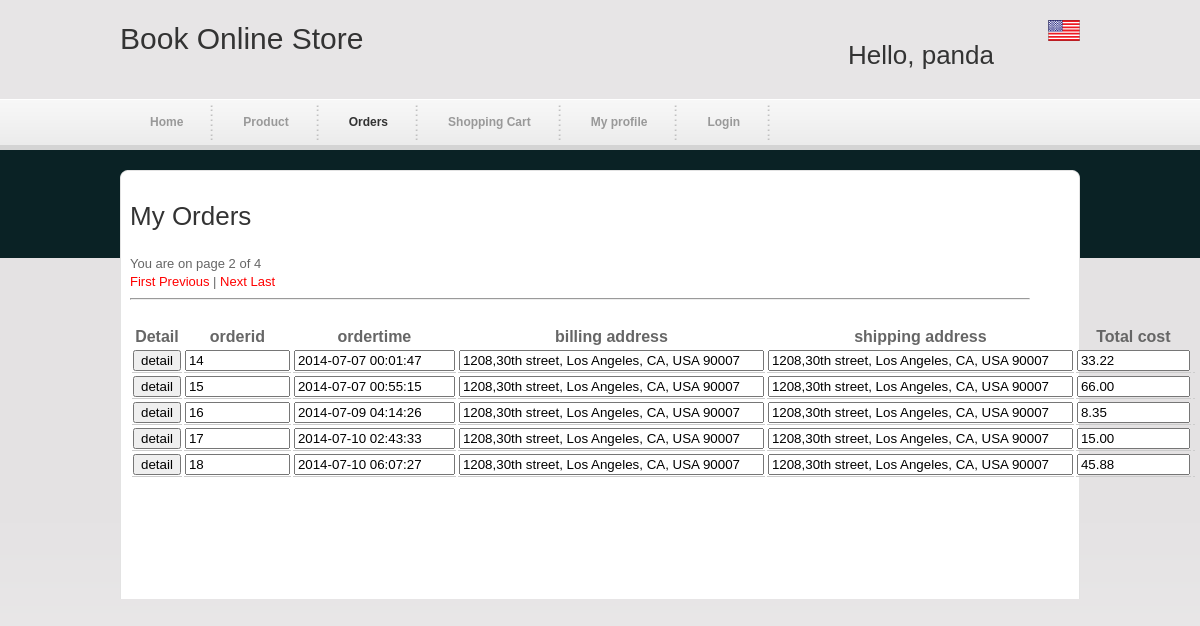
Page /orders.php?page=2 (signed in) on the committed database.
### tables this page shows
CREATE TABLE `orders` (
  `orderid` int(11) NOT NULL AUTO_INCREMENT,
  `customerid` varchar(45) NOT NULL,
  `nowtime` datetime DEFAULT NULL,
  `billingaddress` varchar(45) DEFAULT NULL,
  `shippingaddress` varchar(45) DEFAULT NULL,
  `total` decimal(10,2) DEFAULT NULL,
  PRIMARY KEY (`orderid`)
);

### orders.php (the view, shortened to what this page needs)
<html >
<head>
<link href="css/alldiv.css" rel="stylesheet" type="text/css" />
<link rel="stylesheet" type="text/css" href="css/ddsmoothmenu.css" />
</head>
<body id="subpage">
<div id="div1">
	<div id="div2">
    	<div id="site_title">
        <h1>Book Online Store</h1>
      </div>
        <div id="header_right">
            <ul id="language">
                <li><a><img src="images/usa.png" alt="English" /></a></li>
            </ul>
            <div id="templatemo_search">
              <h2 style="display:inline">
                 <?php
                 if(!isset($_SESSION['customerid'])){
                    echo "NOT LOGIN";
                 }else{
                     echo "Hello, ".$_SESSION['username'];
                      };
                 ?>
             </h2>
            </div>
         </div>
    </div>
<div id="templatemo_menu" class="ddsmoothmenu">
        <ul>
            <li><a href="home.php" >Home</a></li>
            <li><a href="product.php">Product</a></li>
            <li><a href="orders.php" class="selected">Orders</a></li>
            <li><a href="shoppingcart.php">Shopping Cart</a></li>
            <li><a href="profile.php">My profile</a></li>
            <li><a href="loginc.php">Login</a></li>
        </ul>
        <br style="clear: left" />
    </div>
    <div class="cleaner h20"></div>
    <div id="templatemo_main_top"></div>
    <div id="templatemo_main" style="display:block">
          <div id="content1">
        	<h2>My Orders</h2>
            <?php
                $customerid=$_SESSION['customerid'];
                    $sql1="select * from orders where customerid='$customerid'";
                $data=mysql_query($sql1);
                $rows=mysql_num_rows($data);
            if(isset($_GET['page'])){
                $page=$_GET['page'];
                $page=mysql_real_escape_string($page);
              }
              else{
                $page=1;
              }
            $perpage=5;
            $total_page=ceil($rows/$perpage);
            echo "You are on page $page of $total_page<br>";
            if($page!=1){
              echo "<a href='orders.php?page=1'><span style='color:red'>First</span></a>"." ";
              $previous=$page-1;
              echo "<a href='orders.php?page=$previous'><span style='color:red'>Previous</span></a>";
            }
             if(($page!=1)&&($page!=$total_page)){
                echo " | ";
              }
              if($page!=$total_page){
                $next=$page+1;
                 echo "<a href='orders.php?page=$next'><span style='color:red'>Next</span></a>"." ";
                 echo "<a href='orders.php?page=$total_page'><span style='color:red'>Last</span></a>"." ";
              }
              echo  "<hr><br/>";
              $x=($page-1)*$perpage;
              $sql2="select * from orders where customerid='$customerid' limit $x,$perpage";
                $data1=mysql_query($sql2);
          ?>
            <div class="col col_13">
            <div id="contact_form">
              <?php
       echo "<form class=table align=center action=editadmin.php method=post>";
       echo "<table border=0 align=center>";
        echo "
        <tr>
         <th>Detail</th>
        <th>orderid</th>
        <th>ordertime</th>
        <th>billing address</th>
        <th>shipping address</th>
        <th>Total cost</th>
        </tr>";
   while($row = mysql_fetch_array($data1)) {
            echo "<tr>";
             echo "<td>"."<input type=button value=detail onclick='loaddetail(".$row[orderid].")'></td>";
            echo "<td>"."<input type=text name=username size=10 value=".$row['orderid']."></td>";
            echo "<td>"."<input type=text name=firstname size=17 value='".$row[nowtime]."'></td>";
            echo "<td>"."<input type=text name=lastname size=35 value='".$row[billingaddress]."'></td>";
            echo "<td>"."<input type=text name=password size=35 value='".$row[shippingaddress]."'></td>";
            echo "<td>"."<input type=text name=usertype size=11 value=".$row['total']."></td>";
            echo "<td>"."<input type=hidden name=hidden value=".$row['username']."></td>";
            echo "</tr>";
           }
           echo"</table>";
            echo "</form>";
            echo'
            </div> ';
 ?>
            </div>
		</div>
        <div class="col col_13">
			<div class="cleaner h30"></div>
        </div>
        <div class="cleaner h30"></div>
        </div>
    </div>
</body>
</html>

### css/alldiv.css (style rules this page uses)
body { margin: 0; padding: 0; color: #666; font-family: Tahoma, Geneva, sans-serif; font-size: 13px; line-height: 1.4em; background-color: #f7f7f7; background-repeat: repeat-x; background-position: top; }
#subpage { background-image: url(../images/templatemo_body_subpage.png) }
a, a:link, a:visited { color: #666; font-weight: normal; text-decoration: none }
img { border: none; }
h1, h2, h3, h4, h5, h6 { color: #333; font-weight: normal; }
h1 { font-size: 30px; margin: 0 0 30px; padding: 5px 0 }
h2 { font-size: 26px; margin: 0 0 25px; padding: 5px 0 }
.cleaner { clear: both }
.h20 { height: 20px }
.h30 { height: 30px }
#div1 { width: 960px; padding: 0 10px; margin: 0 auto; }
#div2 { width: 960px; height: 100px; }
#templatemo_menu { width: 960px; height: 50px; }
#templatemo_main_top { width: 960px; height: 12px; background: url(../images/templatemo_main_top.png) no-repeat top }
#templatemo_main { width: 960px; background: url(../images/templatemo_main_middle.png) repeat-y }
#content1 { float: left; width: 900px; width: 900px; padding: 20px 10px 20px; }
#site_title { float: left; margin-top: 30px; }
#site_title h1 { margin: 0; padding: 0 }
#header_right { float: right; display: inline-block; padding-top: 20px; }
#language { margin: 0; padding: 0; list-style: none }
#language li { float: right; display: block; margin-left: 5px }
#templatemo_search { clear: both; margin-top: 5px; width: 232px; height: 31px; ) }
table td { border-bottom: 1px solid #ccc }
#contact_form { padding: 0; width: 600px; margin-bottom: 40px }
#contact_form form { margin: 0px; padding: 0px; }
.col { float: left; margin-right: 20px }
.col_13 { width: 300px }

### css/ddsmoothmenu.css (style rules this page uses)
.ddsmoothmenu ul { z-index:100; margin: 0; padding: 0; list-style-type: none; }
.ddsmoothmenu ul li { position: relative; display: inline; float: left; }
.ddsmoothmenu ul li a { display: block; padding: 0 30px; height: 45px; line-height: 45px; font-size: 12px; color: #999; text-decoration: none; font-weight: 700; outline: none; text-align: center; background: url(images/templatemo_menu_divider.png) right center no-repeat }
.ddsmoothmenu ul li a.selected, .ddsmoothmenu ul li a:hover { color: #333; }

### orders.php (style rules this page uses)
a { color: #666; }

### rows in the picture
orders: username "14", firstname "2014-07-07 00:01:47", lastname "1208,30th street, Los Angeles, CA, USA 90007", password "1208,30th street, Los Angeles, CA, USA 90007", usertype "33.22"
orders: username "15", firstname "2014-07-07 00:55:15", lastname "1208,30th street, Los Angeles, CA, USA 90007", password "1208,30th street, Los Angeles, CA, USA 90007", usertype "66.00"
orders: username "16", firstname "2014-07-09 04:14:26", lastname "1208,30th street, Los Angeles, CA, USA 90007", password "1208,30th street, Los Angeles, CA, USA 90007", usertype "8.35"
orders: username "17", firstname "2014-07-10 02:43:33", lastname "1208,30th street, Los Angeles, CA, USA 90007", password "1208,30th street, Los Angeles, CA, USA 90007", usertype "15.00"
orders: username "18", firstname "2014-07-10 06:07:27", lastname "1208,30th street, Los Angeles, CA, USA 90007", password "1208,30th street, Los Angeles, CA, USA 90007", usertype "45.88"

### other values in the picture
$_SESSION['username'] "panda"
$page "2"
$total_page "4"
